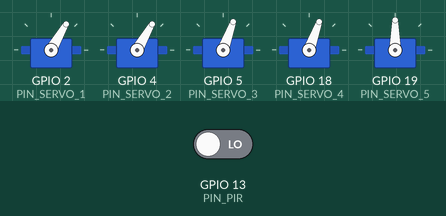
A sketch run on a simulated ESP32. On the bench: 5 × servo. Inputs (shaded band) come from the test bench; at power-on: GPIO 13 (PIN_PIR) LOW. What the sketch prints to the serial monitor is not drawn.

Above: at 1.2 s.
1.3 s: GPIO 13 (PIN_PIR) driven HIGH
At 2.4 s:
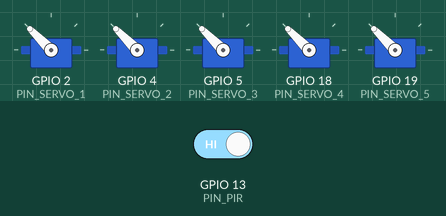
2.8 s: GPIO 13 (PIN_PIR) driven LOW
At 3.4 s:
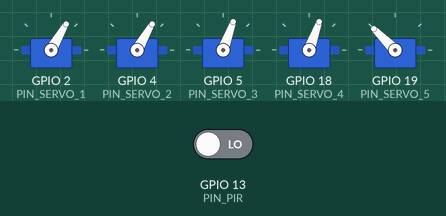
Timing chart, 0 to 5.8 s (numbered marks = the images above; inputs shaded):
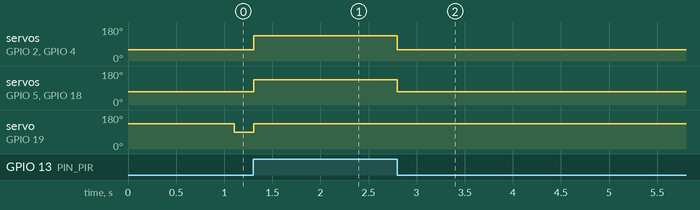

The sketch:

main.ino
```cpp
/*
 * Nama: Veronica Ivana Dewani
 * NIM: 26/583110/PT/11281
 */

#include <ESP32Servo.h>

#define PIN_SDA 21
#define PIN_SCL 22
#define PIN_PIR 13

#define PIN_SERVO_1 2
#define PIN_SERVO_2 4
#define PIN_SERVO_3 5
#define PIN_SERVO_4 18
#define PIN_SERVO_5 19

Servo servo1, servo2, servo3, servo4, servo5;

unsigned long yawberhenti = 0;
float yawsebelumnya = 0.0;
bool yawgerak = false;
bool yawbersiaplah = false;

float roll_deg = 0.0;
float pitch_deg = 0.0;
float yaw_deg = 45.0;

int hitungPWM(float derajat) {
  return 1500 + (int)(derajat * (500.0 / 90.0));
}

void setup() {
  Serial.begin(115200);
  pinMode(PIN_PIR, INPUT);

  servo1.attach(PIN_SERVO_1, 1000, 2000);
  servo2.attach(PIN_SERVO_2, 1000, 2000);
  servo3.attach(PIN_SERVO_3, 1000, 2000);
  servo4.attach(PIN_SERVO_4, 1000, 2000);
  servo5.attach(PIN_SERVO_5, 1000, 2000);

  Serial.println("BNO055 & PIR aktif");
}

void loop() {
  unsigned long sekarang = millis();
  bool deteksiPIR = digitalRead(PIN_PIR);

  if (deteksiPIR == HIGH) {
    int targetPIR = hitungPWM(45.0);
    servo1.writeMicroseconds(targetPIR);
    servo2.writeMicroseconds(targetPIR);
    servo3.writeMicroseconds(targetPIR);
    servo4.writeMicroseconds(targetPIR);
    servo5.writeMicroseconds(targetPIR);
    return;
  }

  roll_deg = 30.0;
  pitch_deg = -20.0;

  int pwmRoll = hitungPWM(-roll_deg);
  servo1.writeMicroseconds(pwmRoll);
  servo2.writeMicroseconds(pwmRoll);

  int pwmPitch = hitungPWM(pitch_deg);
  servo3.writeMicroseconds(pwmPitch);
  servo4.writeMicroseconds(pwmPitch);

  if (abs(yaw_deg - yawsebelumnya) > 0.5) {
    yawgerak = true;
    yawbersiaplah = false;
    servo5.writeMicroseconds(hitungPWM(yaw_deg));
    yawsebelumnya = yaw_deg;
  } else {
    if (yawgerak) {
      yawberhenti = sekarang;
      yawgerak = false;
      yawbersiaplah = true;
    }

    if (yawbersiaplah && (sekarang - yawberhenti >= 1000)) {
      servo5.writeMicroseconds(1500);
      yawbersiaplah = false;
    }
  }

  Serial.print("S1_S2(Roll): "); Serial.print(pwmRoll);
  Serial.print(" us | S3_S4(Pitch): "); Serial.print(pwmPitch);
  Serial.println(" us");

  delay(100);
}
```

Measured:
- after the input at 1.3 s, servo on GPIO 2 (PIN_SERVO_1), servo on GPIO 4 (PIN_SERVO_2): 60° → 135° at once; servo on GPIO 5 (PIN_SERVO_3), servo on GPIO 18 (PIN_SERVO_4): 70° → 135° at once; servo on GPIO 19 (PIN_SERVO_5): 90° → 135° at once
- after the input at 2.8 s, servo on GPIO 2 (PIN_SERVO_1), servo on GPIO 4 (PIN_SERVO_2): 135° → 60° at once; servo on GPIO 5 (PIN_SERVO_3), servo on GPIO 18 (PIN_SERVO_4): 135° → 70° at once
